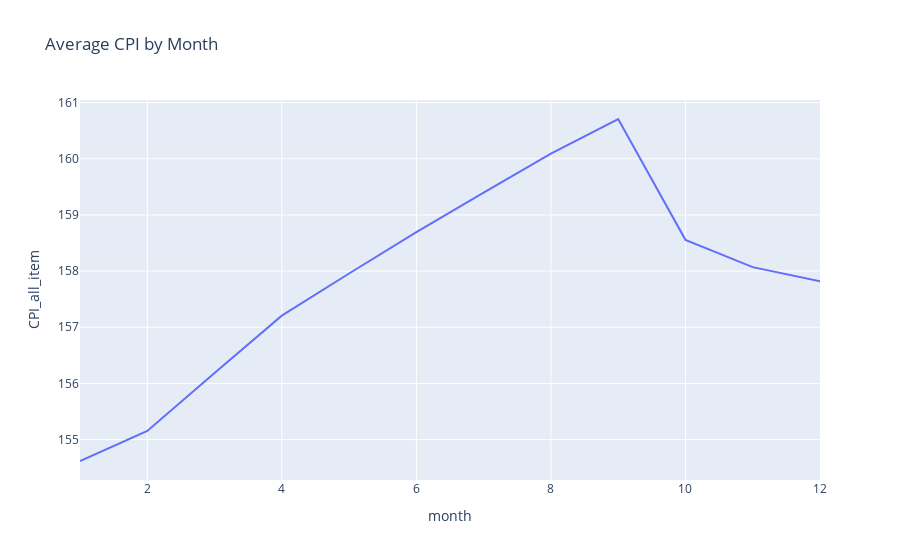

Write notebook code for a chart like this one.
### Markdown cell above
## Check Seasonality

### Code cell
cpi_df['month'] = cpi_df['Date'].dt.month
monthly = cpi_df.groupby('month')['CPI_all_item'].mean().reset_index()
fig = px.line(monthly, x='month', y='CPI_all_item', title='Average CPI by Month')
fig.show()

### Figure 1 — Plotly figure (JSON) as saved in the notebook; plotly's stock layout.template omitted (floating-point values rounded to 4 significant figures)
{"data": [{"hovertemplate": "month=%{x}<br>CPI_all_item=%{y}<extra></extra>", "legendgroup": "", "line": {"color": "#636efa", "dash": "solid"}, "marker": {"symbol": "circle"}, "mode": "lines", "name": "", "orientation": "v", "showlegend": false, "type": "scatter", "x": [1, 2, 3, 4, 5, 6, 7, 8, 9, 10, 11, 12], "xaxis": "x", "y": [154.6, 155.2, 156.2, 157.2, 158.0, 158.7, 159.4, 160.1, 160.7, 158.6, 158.1, 157.8], "yaxis": "y"}], "layout": {"legend": {"tracegroupgap": 0}, "title": {"text": "Average CPI by Month"}, "xaxis": {"anchor": "y", "domain": [0, 1], "title": {"text": "month"}}, "yaxis": {"anchor": "x", "domain": [0, 1], "title": {"text": "CPI_all_item"}}}}
